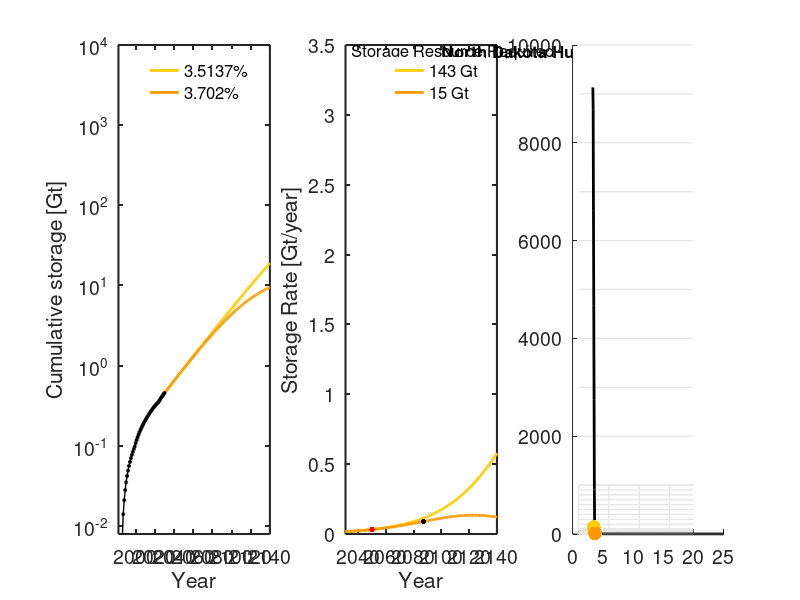

MATLAB code to generate this figure: (Note: this script raises an error after producing the figure.)
% US national 

clear all
close all
set(0,'DefaultAxesFontSize',14, 'defaultlinelinewidth', 2,...
    'DefaultAxesTitleFontWeight', 'normal')

% Define colormaps, note that colorbrewer was used for manuscript figures,
% and requires additional packages
bluecc = summer(6); 
autumncc = flipud(autumn(6)); 
springcc = flipud(spring(6)); 
greycc = flipud(gray(6)); 

%% Load Data - historical data 
load('NDHub.txt')
years = NDHub(:,1); % years
qinj =  NDHub(:,2); % MT - storage rate 
Q =  NDHub(:,3)./1000; % Gt - cumulative storage 

%% Input
% Growth rate fit to current data
w = 0.025318241;
% possible storage capacity required in 2100
Qinf = [30];
% Fit peak years
peak_year = [2077]; 
% Input for models with change in rate in 2030
year_rate_change = (2030);
% rate change
rtarget = [0.035137, 0.03702];
% resulting storage to meet 2100 target
Qtarget =[143.3967, 14.9725];
% resulting peak injection
peak_target = [2193.5 2122.7];
% vector defining years c5alculate model output2
x = [years(1):2150];
% calculate the constant for exponential growth
% a = Q(2030)./exp(year_Rate_change.*w);
%% Plot cumulative storage
figure('position', [105  337  1700  441])
subplot(1,3,1)
hold on

% Plot increased rate data
for i=1:length(Qtarget)
    % trajectory from 8.6 and a rate change to 10.6
    cum_at_rate_change = exp(year_rate_change.*w).*exp(-52.18353184)
    x2 = [year_rate_change:2150];
    
    C = (Qtarget(i)-cum_at_rate_change);
    pt = (C./(1+exp(rtarget(i)*(peak_target(i)-x2))));
    plot(x2,pt, 'color', autumncc(i+1,:))
end

% Plot actual data - historical growth data 
plot(years(1:end), Q(1:end),'-ok','MarkerFaceColor', 'k','MarkerSize',2, 'linewidth', 1,'HandleVisibility','off')
set(gca, 'YScale', 'log')


% Large plot axis
text(2021, 5060, 'Growth Rates', 'fontsize', 12)
axis([1982 2140 10^-2.1 10^4])
legend({[num2str(rtarget(1)*100), '%'], ...
    [num2str(rtarget(2)*100), '%']}, ...
    'Box', 'off',  'fontsize', 12, 'Position', ...
    [0.126 0.63 0.07 0.2630])
xlabel('Year')
ylabel('Cumulative storage [Gt]')
box on
set(gca, 'YScale', 'log')
set(gca, 'Color', 'white');
set(gca,'linewidth',1.5)

%% Storage rate subplot
subplot(1,3,2)
hold on



      
% Calculate rate change storage curves
for i=1:length(Qtarget)
    cum_2030 = exp(year_rate_change.*w).*exp(-52.18353184);
    x2 = [year_rate_change:2150];
    
    C = (Qtarget(i)-cum_2030);
    
    yrate2 = (C.*rtarget(i).*exp(rtarget(i).*(peak_target(i)-x2)))./...
        ((1+exp(rtarget(i).*(peak_target(i)-x2))).^2);
    
    plot(x2,yrate2, 'color', autumncc(i+1,:))
end

% Calculate inflection years
inflection_time_red = peak_target-log(2+sqrt(3))./rtarget;
C = (Qtarget-cum_2030);
y_inflect_red = (C.*rtarget.*exp(rtarget.*(peak_target-inflection_time_red)))./...
        ((1+exp(rtarget.*(peak_target-inflection_time_red))).^2);
% Label and plot inflection years  
plot(inflection_time_red, y_inflect_red, '.k', 'markersize', 12)

plot(2050, 0.032, '.r', 'markersize', 12,'HandleVisibility','off')
% Format and annotate plot
box on
xlabel('Year')
ylabel('Storage Rate [Gt/year]')
set(gca,'linewidth',1.5)
set(gca, 'Color', 'white')
axis([2031 2140 0 3.5])
set(gcf, 'Color', [1,1,1]);


text(2035, 3.45, sprintf('Storage Resource Required'), 'fontsize', 12)
legend({[num2str(round(Qtarget(1))),  ' Gt'], ...
    [num2str(round(Qtarget(2))),  ' Gt']}, ...
    'Box', 'off',  'fontsize', 12,... 
    'Position',[0.41 0.63 0.07 0.2630])
text(2100,3.45, 'North Dakota Hub', 'fontsize', 12, 'FontWeight', 'bold')
%% Now plot target tradeoff curves
subplot(1,3,3)
hold on
axis_def = [1 20 0.5 1000];
line_grey = ones(1,3).*0.9;
for i=1:1:10
plot([axis_def(1)+0.1, axis_def(2)-0.1], [i i], 'linewidth', 1, 'color', line_grey,'HandleVisibility','off')
end
for i=10:10:101
plot([axis_def(1)+0.1, axis_def(2)-0.1], [i i], 'linewidth', 1, 'color', line_grey,'HandleVisibility','off')
end
for i=100:100:1000
plot([axis_def(1)+0.1, axis_def(2)-0.1], [i i], 'linewidth', 1, 'color', line_grey,'HandleVisibility','off')
end
for i=1000:1000:10000
plot([axis_def(1)+0.1, axis_def(2)-0.1], [i i], 'linewidth', 1, 'color', line_grey,'HandleVisibility','off')
end
for i=axis_def(1):5:axis_def(2)
plot([i, i], [axis_def(3) axis_def(4)], 'linewidth', 1, 'color', line_grey,'HandleVisibility','off')
end

% load cumulative storage contours 
load('target32ND.txt')
Rr = target32ND(:,1);  % grpwth rate
M = target32ND(:,2); % Qmin
plot(Rr.*100, M, 'k', 'color', greycc(end,:))


    
for i=1:length(Qtarget)
    cum_2030 = exp(year_rate_change.*w).*exp(-52.18353184);
    C = (Qtarget(i)-cum_2030);
    plot(rtarget(i).*100,C, '.','markersize', 30, 'color', autumncc(i+1,:),'HandleVisibility','off')
end


yline(146);
yline(15);

% format plot
set(gca, 'YScale', 'log')
axis(axis_def)
box on
xlabel('Growth Rate [%]')
ylabel('Storage resource required [Gt]')
set(gca, 'Color', 'none');
set(gca,'linewidth',1.5)

text(3, 1.2, sprintf('Storage rate by 2050'), 'fontsize', 14)

legend({['32 Mt/yr, North Dakota Hub']}, ...
    'Box', 'off',  'fontsize', 13,'location', 'southwest')